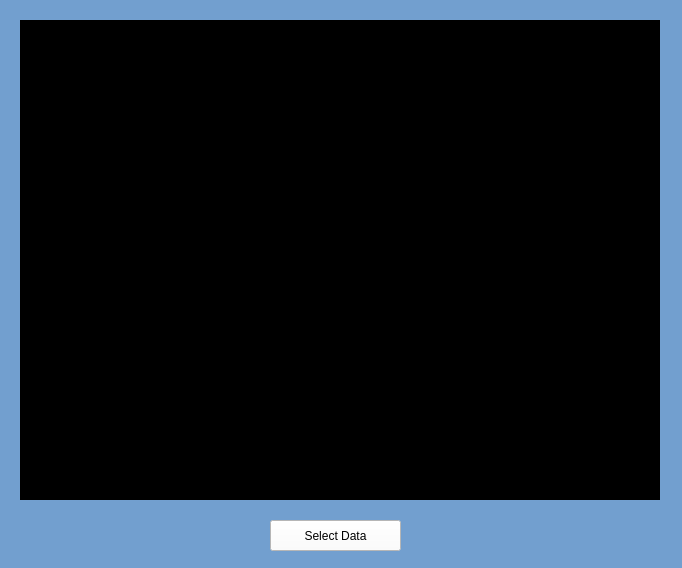
<?xml version="1.0" encoding="UTF-8"?>
<ui version="4.0">
 <class>MainWindow</class>
 <widget class="QMainWindow" name="MainWindow">
  <property name="geometry">
   <rect>
    <x>0</x>
    <y>0</y>
    <width>682</width>
    <height>568</height>
   </rect>
  </property>
  <property name="windowTitle">
   <string>MainWindow</string>
  </property>
  <property name="styleSheet">
   <string notr="true">background-color: rgb(114, 159, 207);</string>
  </property>
  <widget class="QWidget" name="centralwidget">
   <widget class="QFrame" name="DataFrame">
    <property name="geometry">
     <rect>
      <x>20</x>
      <y>20</y>
      <width>640</width>
      <height>480</height>
     </rect>
    </property>
    <property name="styleSheet">
     <string notr="true">background-color: rgb(0, 0, 0);</string>
    </property>
    <property name="frameShape">
     <enum>QFrame::StyledPanel</enum>
    </property>
    <property name="frameShadow">
     <enum>QFrame::Raised</enum>
    </property>
    <widget class="QLabel" name="Data">
     <property name="geometry">
      <rect>
       <x>0</x>
       <y>0</y>
       <width>640</width>
       <height>480</height>
      </rect>
     </property>
     <property name="text">
      <string>TextLabel</string>
     </property>
    </widget>
   </widget>
   <widget class="QPushButton" name="Button">
    <property name="geometry">
     <rect>
      <x>270</x>
      <y>520</y>
      <width>131</width>
      <height>31</height>
     </rect>
    </property>
    <property name="styleSheet">
     <string notr="true">background-color: rgb(255, 255, 255);</string>
    </property>
    <property name="text">
     <string>Select Data</string>
    </property>
   </widget>
  </widget>
 </widget>
 <resources/>
 <connections/>
</ui>
